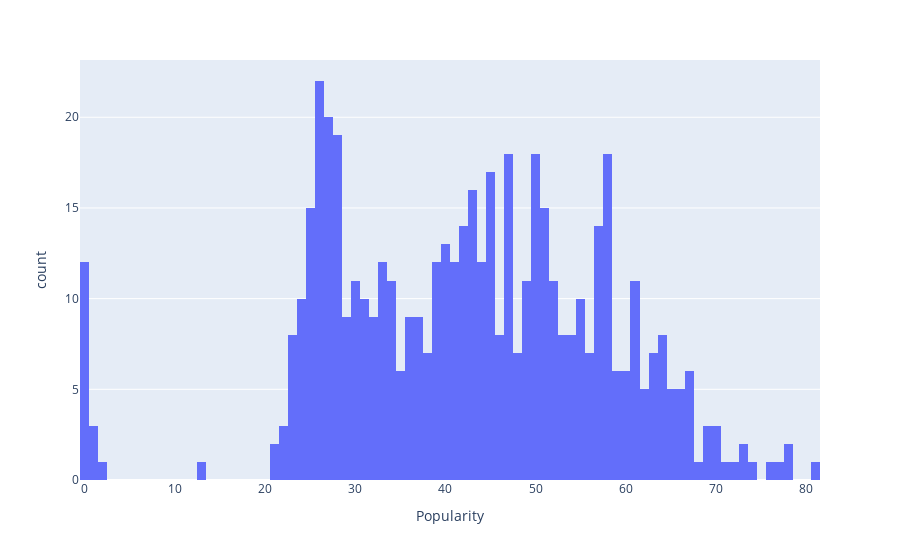

Notebook code cell kept with this figure:
### Code cell
fig = px.histogram(df, x='Popularity',nbins=100)
fig.show()

### Figure 1 — Plotly figure (JSON) as saved in the notebook; plotly's stock layout.template omitted (floating-point values rounded to 4 significant figures; data arrays with more than 128 entries replaced by an {"elided": "..."} marker saying what was removed)
{"data": [{"alignmentgroup": "True", "bingroup": "x", "hoverlabel": {"namelength": 0}, "hovertemplate": "Popularity=%{x}<br>count=%{y}", "legendgroup": "", "marker": {"color": "#636efa"}, "name": "", "nbinsx": 100, "offsetgroup": "", "orientation": "v", "showlegend": false, "type": "histogram", "x": {"elided": "534 int values"}, "xaxis": "x", "yaxis": "y"}], "layout": {"barmode": "relative", "legend": {"tracegroupgap": 0}, "margin": {"t": 60}, "xaxis": {"anchor": "y", "domain": [0, 1], "title": {"text": "Popularity"}}, "yaxis": {"anchor": "x", "domain": [0, 1], "title": {"text": "count"}}}}
